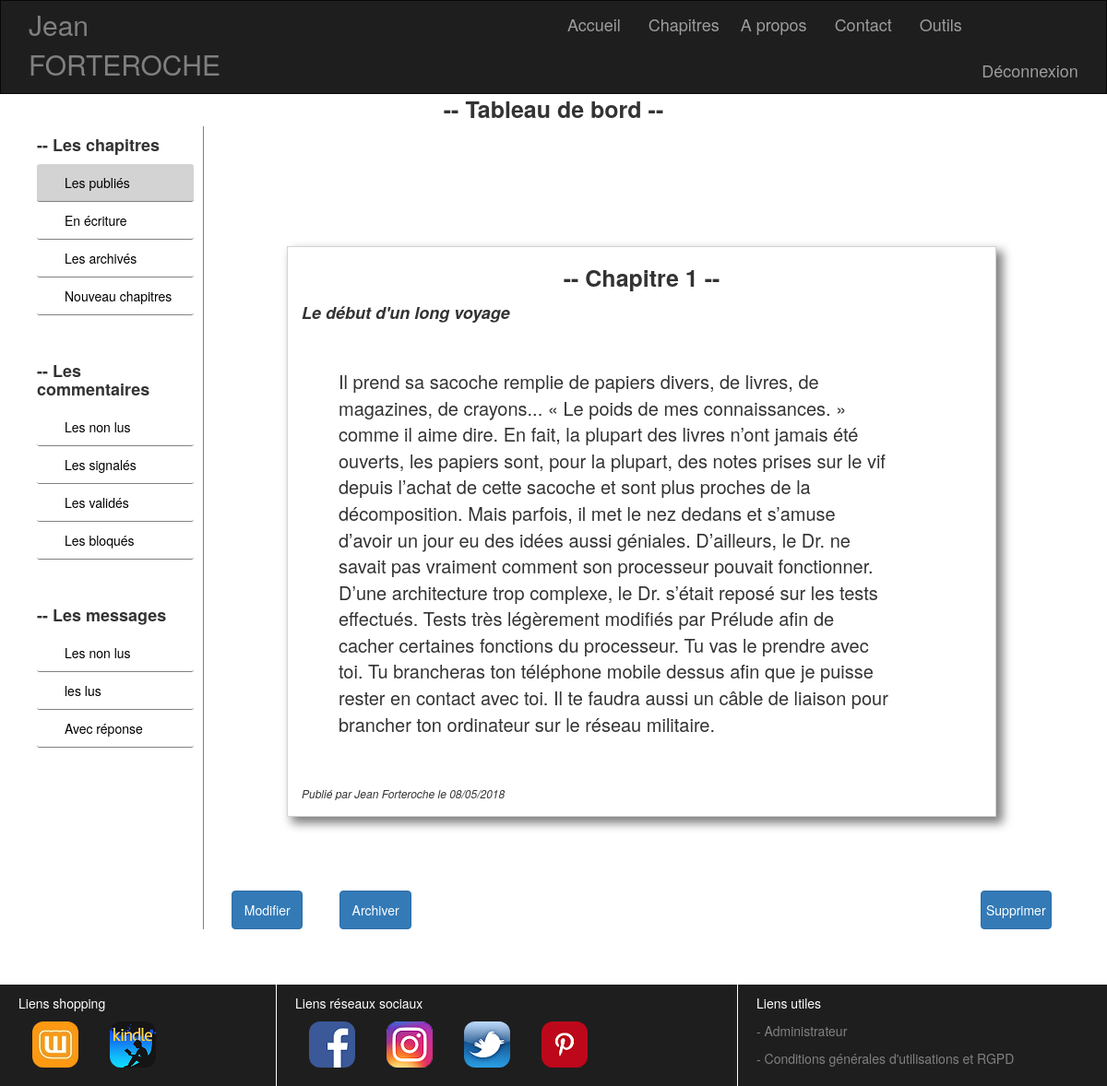
/index.php?callPage=dashboardDisplayOneChapter&stateChapter=1&idChapter=1 (signed in), run on the app's committed database.
### tables this page shows
CREATE TABLE IF NOT EXISTS `chapter` (
  `id` int(11) NOT NULL AUTO_INCREMENT,
  `nameBook` varchar(255) NOT NULL,
  `numberChapter` varchar(255) NOT NULL,
  `titleChapter` varchar(255) NOT NULL,
  `chapter` text NOT NULL,
  `stateChapter` int(1) NOT NULL,
  `publicationDate` datetime NOT NULL,
  PRIMARY KEY (`id`)
);

### view/BackOffice/model/modelChapter.php (called while the page is built, shortened)
<?php
require_once("./view/backOffice/model/modelLogBDD.php");
class modelChapter
{
    private $BDD;
    public function __construct()
    {
      $this->BDD = new BDD();
    }
    public function getDisplayOneChapter($idChapter)
    {
        $donneesDisplayOneChapter = $this->BDD->connexionBDD()->prepare('SELECT * FROM chapter WHERE id=:a');
        $donneesDisplayOneChapter->execute(array('a'=>$idChapter));
        $donneesDisplayOneChapter = $donneesDisplayOneChapter->fetch();
        return $donneesDisplayOneChapter;
    }
}

### view/BackOffice/model/modelLogBDD.php (called while the page is built)
<?php
class BDD
{
    public function connexionBDD()
    {
    return new PDO('mysql:host=localhost;dbname=projet_3', 'root', '');
    }
}

### view/chapter/viewDisplayOneChapter.php (the view, shortened to what this page needs)
    <?php
    $dateFr = date("d/m/Y", strtotime($displayOneChapterPageChapter['publicationDate']));
    ?>
        <div class="chapterViewFullChapter">
        <div class="principalTitleSection"><strong>-- <?= $displayOneChapterPageChapter['numberChapter'] ?> --</strong></div>
        <h4><em><strong><?=  $displayOneChapterPageChapter['titleChapter'] ?></strong></em></h4><br/><br/>
        <div class="contentChapter"><?=  $displayOneChapterPageChapter['chapter'] ?></div><br/><br/>
        <em class="autor">Publié par Jean Forteroche le <?=  $dateFr ?></em></div>
    <?php
    if ((isset($_GET['callPage'])) and ($_GET['callPage'] == 'dashboardDisplayOneChapter'))
    {
            ?>
            <?php
        if ((isset($_GET['stateChapter'])) and ($_GET['stateChapter'] == 0 ) or ($_GET['stateChapter'] == 1 ) or ($_GET['stateChapter'] == 2 ))
        {
        ?>
            <div id="boutonEditChapter">
                <button data-toggle="modal" data-backdrop="true" href="#formulaire" class="btn btn-primary col-lg-1">Modifier</button>
            </div>
        <?php
        }
        else { echo"";}
        if ((isset($_GET['stateChapter'])) and ($_GET['stateChapter'] == 0 ) or ($_GET['stateChapter'] == 1 ))
        {
        ?>
            <form action="./index.php?callPage=updateStateChapterPageDashboard" method="post">
                <button type="submit" id="submit" name="submit" class="btn btn-primary col-lg-1">Archiver</button>
            </form>
        <?php
        }
        else { echo"";}
        if ((isset($_GET['stateChapter'])) and ($_GET['stateChapter'] == 0 ) or ($_GET['stateChapter'] == 1 ) or ($_GET['stateChapter'] == 2 ))
        {
            ?>
            <form action="./index.php?callPage=deleteChapterPageDashboard" method="post">
                <button type="submit" id="submit" name="submit" class="btn btn-primary pull-right col-lg-1">Supprimer</button>
            </form>
            <?php
        }
        else { echo"";}
?>
    <?php
    }

### css/cssBody.css (style rules this page uses)
[class*="col-"] { min-height: 100%; margin: 0; padding: 0; }
.row { margin: 0; padding: 0; }

### css/cssMiddlePage.css (style rules this page uses)
.principalTitleSection { text-align: center; font-size: 25px; }
.chapterViewListSmallChapter, .chapterViewFullChapter { margin: 80px 80px; padding: 15px 15px; border: 1px solid lightgrey; box-shadow: 6px 6px 10px 1px grey; }
.autor { font-size: 12px; }
.contentChapter { margin: 0 100px 0 40px; font-size: 20px; }
.btn { margin: 0 20px; padding: 10px 0; }

### data on the page
chapter: numberChapter "Chapitre 1", titleChapter "Le début d'un long voyage", chapter "Il prend sa sacoche remplie de papiers divers, de livres, de magazines, de crayons... « Le poids de mes connaissances. » comme il aime dire. En fait, la plupart des livres n’ont jamais été ouverts, les papiers sont, pour la plupart, des notes prises sur le vif depuis l’achat de cette sacoche et sont plus proches de la décomposition. Mais parfois, il met le nez dedans et s’amuse d’avoir un jour eu des idées aussi géniales. D’ailleurs, le Dr. ne savait pas vraiment comment son processeur pouvait fonctionner. D’une architecture trop complexe, le Dr. s’était reposé sur les tests effectués. Tests très légèrement modifiés par Prélude afin de cacher certaines fonctions du processeur. Tu vas le…", publicationDate "08/05/2018"
